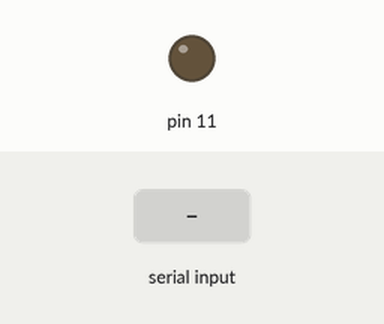
Bench run of a sketch on a simulated Arduino Mega 2560, built with avr-gcc and run on an emulated ATmega2560. Shown: output pins drawn as LEDs (lit = HIGH). Inputs (shaded band) come from the test bench.

Above: at 1.2 s.
1.3 s: "on" received over the second serial link
At 1.8 s:
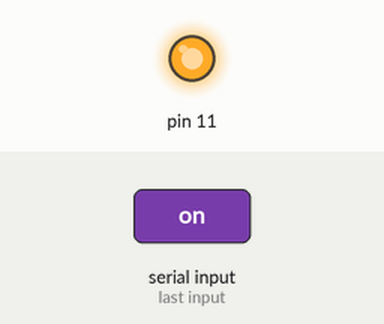
2.8 s: "off" received over the second serial link
At 4.3 s:
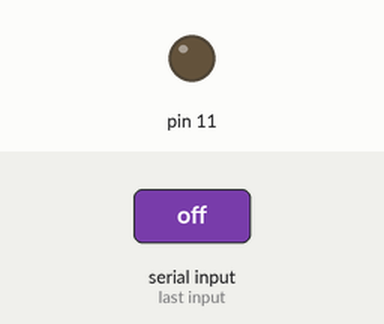
Timing chart, 0 to 5.8 s (numbered marks = the images above; inputs shaded):
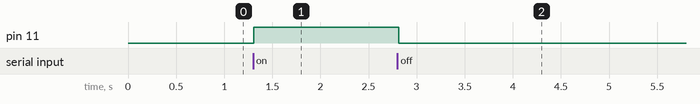

Measured:
- after the input at 1.3 s, pin 11: LOW → HIGH at once
- after the input at 2.8 s, pin 11: HIGH → LOW at once

The sketch:

sketch_aug14a.ino
```cpp
String readString;

void setup()

{


Serial1.begin(38400);


pinMode(11, OUTPUT);
}

void loop()
 {


while(Serial1.available())


{

delay(4);

char c = Serial1.read();

readString+=c;

}

if(readString.length() >0)

{

Serial1.println(readString);

if(readString == "on")

{

digitalWrite(11, HIGH);

}

else if(readString == "off")

{

digitalWrite(11, LOW);

}


  readString = "";

}

}
```
